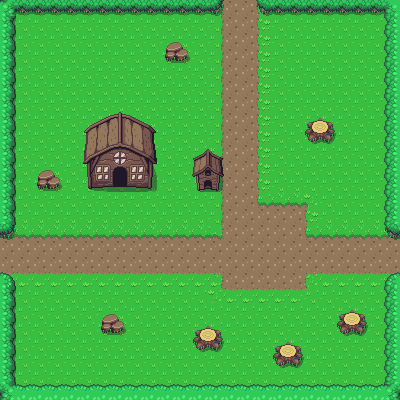

The image is a tile-based game level rendered from a .tmx file. Its description and complete source (layers, tilesets, objects, tile grids) follow:
An orthogonal 25x25 tile map with 16x16 px tiles, 2 tile layers (Ground, Collisions) and 16 objects.

<map version="1.2" tiledversion="1.3.4" orientation="orthogonal" renderorder="left-down" width="25" height="25" tilewidth="16" tileheight="16" infinite="0" nextlayerid="4" nextobjectid="23">
 <tileset firstgid="1" source="overworld.tsx" />
 <layer id="1" name="Ground" width="25" height="25">
  <data encoding="csv">
1,1,1,1,1,1,1,1,1,1,1,1,1,1201,1202,1202,1203,1,1,1,1,1,1,1,1,
1,1,1,1,1,1,1,1,1,1,1,1,1,1201,1202,1202,1203,1,1,1,1,1,1,1,1,
1,1,1,1,1,1,1,1,1,1,1,1,1,1201,1202,1202,1203,1,1,1,1,1,1,1,1,
1,1,1,1,1,1,1,1,1,1,1,1,1,1201,1202,1202,1203,1,1,1,1,1,1,1,1,
1,1,1,1,1,1,1,1,1,1,1,1,1,1201,1202,1202,1203,1,1,1,1,1,1,1,1,
1,1,1,1,1,1,1,1,1,1,1,1,1,1201,1202,1202,1203,1,1,1,1,1,1,1,1,
1,1,1,1,1,1,1,1,1,1,1,1,1,1201,1202,1202,1203,1,1,1,1,1,1,1,1,
1,1,1,1,1,1,1,1,1,1,1,1,1,1201,1202,1202,1203,1,1,1,1,1,1,1,1,
1,1,1,1,1,1,1,1,1,1,1,1,1,1201,1202,1202,1203,1,1,1,1,1,1,1,1,
1,1,1,1,1,1,1,1,1,1,1,1,1,1201,1202,1202,1203,1,1,1,1,1,1,1,1,
1,1,1,1,1,1,1,1,1,1,1,1,1,1201,1202,1202,1203,1,1,1,1,1,1,1,1,
1,1,1,1,1,1,1,1,1,1,1,1,1,1201,1202,1202,1203,1,1,1,1,1,1,1,1,
1,1,1,1,1,1,1,1,1,1,1,1,1,1201,1202,1202,1321,1162,1162,1163,1,1,1,1,1,
1,1,1,1,1,1,1,1,1,1,1,1,1,1201,1202,1202,1202,1202,1202,1203,1,1,1,1,1,
1162,1162,1162,1162,1162,1162,1162,1162,1162,1162,1162,1162,1162,1322,1202,1202,1202,1202,1202,1321,1162,1162,1162,1162,1162,
1202,1202,1202,1202,1202,1202,1202,1202,1202,1202,1202,1202,1202,1202,1202,1202,1202,1202,1202,1202,1202,1202,1202,1202,1202,
1202,1202,1202,1202,1202,1202,1202,1202,1202,1202,1202,1202,1202,1202,1202,1202,1202,1202,1202,1202,1202,1202,1202,1202,1202,
1242,1242,1242,1242,1242,1242,1242,1242,1242,1242,1242,1242,1242,1282,1202,1202,1202,1202,1202,1281,1242,1242,1242,1242,1242,
1,1,1,1,1,1,1,1,1,1,1,1,1,1241,1242,1242,1242,1242,1242,1243,1,1,1,1,1,
1,1,1,1,1,1,1,1,1,1,1,1,1,1,1,1,1,1,1,1,1,1,1,1,1,
1,1,1,1,1,1,1,1,1,1,1,1,1,1,1,1,1,1,1,1,1,1,1,1,1,
1,1,1,1,1,1,1,1,1,1,1,1,1,1,1,1,1,1,1,1,1,1,1,1,1,
1,1,1,1,1,1,1,1,1,1,1,1,1,1,1,1,1,1,1,1,1,1,1,1,1,
1,1,1,1,1,1,1,1,1,1,1,1,1,1,1,1,1,1,1,1,1,1,1,1,1,
1,1,1,1,1,1,1,1,1,1,1,1,1,1,1,1,1,1,1,1,1,1,1,1,1
</data>
 </layer>
 <layer id="2" name="Collisions" width="25" height="25">
  <data encoding="csv">
648,766,766,766,766,766,766,766,766,766,766,766,766,687,0,0,686,766,766,766,766,766,766,766,764,
728,0,0,0,0,0,0,0,0,0,0,0,0,0,0,0,0,0,0,0,0,0,0,0,727,
728,0,0,0,0,0,0,0,0,0,45,46,0,0,0,0,0,0,0,0,0,0,0,0,727,
728,0,0,0,0,0,0,0,0,0,85,86,0,0,0,0,0,0,0,0,0,0,0,0,727,
728,0,0,0,0,0,0,0,0,0,0,0,0,0,0,0,0,0,0,0,0,0,0,0,727,
728,0,0,0,0,0,0,0,0,0,0,0,0,0,0,0,0,0,0,0,0,0,0,0,727,
728,0,0,0,0,0,0,0,0,0,0,0,0,0,0,0,0,0,0,0,0,0,0,0,727,
728,0,0,0,0,7,8,9,10,11,0,0,0,0,0,0,0,0,0,152,153,0,0,0,727,
728,0,0,0,0,47,48,49,50,51,0,0,0,0,0,0,0,0,0,192,193,0,0,0,727,
728,0,0,0,0,87,88,89,90,91,0,0,214,215,0,0,0,0,0,0,0,0,0,0,727,
728,0,45,46,0,127,128,129,130,131,0,0,254,255,0,0,0,0,0,0,0,0,0,0,727,
728,0,85,86,0,167,168,169,170,171,0,0,294,295,0,0,0,0,0,0,0,0,0,0,727,
728,0,0,0,0,0,0,0,0,0,0,0,0,0,0,0,0,0,0,0,0,0,0,0,727,
728,0,0,0,0,0,0,0,0,0,0,0,0,0,0,0,0,0,0,0,0,0,0,0,727,
687,0,0,0,0,0,0,0,0,0,0,0,0,0,0,0,0,0,0,0,0,0,0,0,686,
0,0,0,0,0,0,0,0,0,0,0,0,0,0,0,0,0,0,0,0,0,0,0,0,0,
0,0,0,0,0,0,0,0,0,0,0,0,0,0,0,0,0,0,0,0,0,0,0,0,0,
647,0,0,0,0,0,0,0,0,0,0,0,0,0,0,0,0,0,0,0,0,0,0,0,646,
728,0,0,0,0,0,0,0,0,0,0,0,0,0,0,0,0,0,0,0,0,0,0,0,727,
728,0,0,0,0,0,45,46,0,0,0,0,0,0,0,0,0,0,0,0,0,152,153,0,727,
728,0,0,0,0,0,85,86,0,0,0,0,152,153,0,0,0,0,0,0,0,192,193,0,727,
728,0,0,0,0,0,0,0,0,0,0,0,192,193,0,0,0,152,153,0,0,0,0,0,727,
728,0,0,0,0,0,0,0,0,0,0,0,0,0,0,0,0,192,193,0,0,0,0,0,727,
728,0,0,0,0,0,0,0,0,0,0,0,0,0,0,0,0,0,0,0,0,0,0,0,727,
688,726,726,726,726,726,726,726,726,726,726,726,726,726,726,726,726,726,726,726,726,726,726,726,648
</data>
 </layer>
 <objectgroup id="3" name="collision mask">
  <object id="7" x="0.716076" y="0" width="14.3215" height="232.725" />
  <object id="8" x="-0.716076" y="-0.716076" width="222.7" height="16.4697" />
  <object id="9" x="258.503" y="0" width="141.067" height="15.0376" />
  <object id="10" x="383.817" y="0" width="15.7537" height="237.021" />
  <object id="11" x="385.965" y="270.677" width="14.3215" height="128.894" />
  <object id="12" x="0.716076" y="382.385" width="399.57" height="17.1858" />
  <object id="13" x="0.716076" y="272.109" width="15.0376" height="123.881" />
  <object id="14" x="165.414" y="40.1003" width="22.1984" height="22.9144" />
  <object id="15" x="307.197" y="115.288" width="26.4948" height="28.643" />
  <object id="16" x="336.556" y="310.061" width="31.5073" height="24.3466" />
  <object id="17" x="272.109" y="340.136" width="30.0752" height="27.927" />
  <object id="18" x="192.624" y="325.098" width="28.643" height="25.7787" />
  <object id="19" x="100.967" y="312.209" width="23.6305" height="20.7662" />
  <object id="20" x="37.952" y="167.562" width="20.7662" height="21.4823" />
  <object id="21" x="84.497" y="127.462">
   <polygon points="0,0 2.8643,59.4343 28.643,58.7182 27.927,42.2485 35.0877,38.6681 40.8163,39.3842 42.2485,42.2485 42.2485,56.57 67.3111,62.2986 72.3237,35.8038 70.8915,0 34.3716,-18.618" />
  </object>
  <object id="22" x="191.192" y="158.969">
   <polygon points="0,0 4.29646,31.5073 27.927,32.2234 33.6556,15.7537 30.0752,-3.58038 16.4697,-11.4572" />
  </object>
 </objectgroup>
</map>
